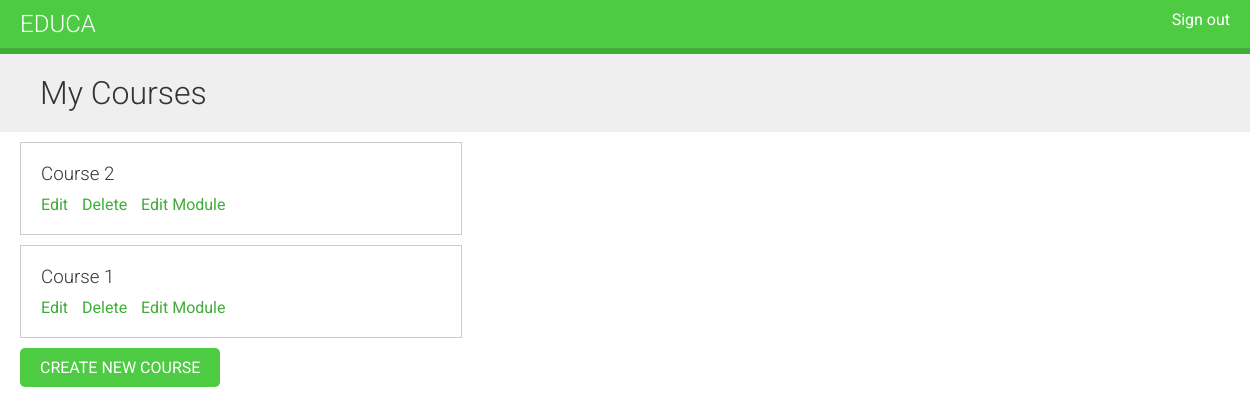
Before: /course/mine/ (signed in) with the older database file.
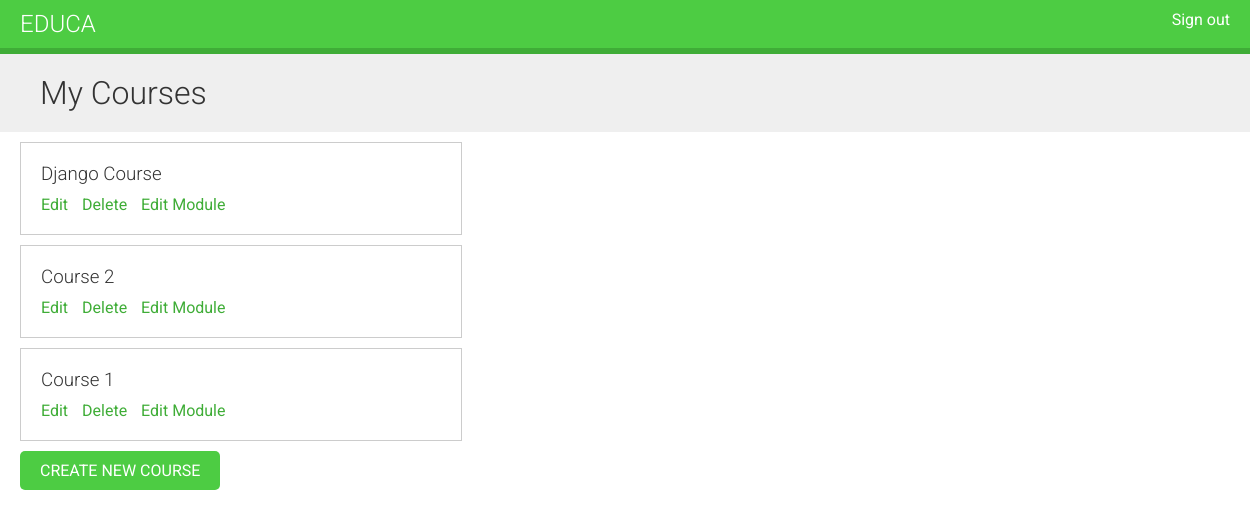
After: the same page with the newer database file.
### courses/models.py (models this page shows, shortened)
class Course(models.Model):
    owner = models.ForeignKey(
        User, related_name='courses_created', on_delete=models.CASCADE)
    subject = models.ForeignKey(
        Subject, related_name='courses', on_delete=models.CASCADE)
    title = models.CharField(max_length=200)
    slug = models.SlugField(max_length=200, unique=True)
    overview = models.TextField()
    created = models.DateTimeField(auto_now_add=True)
    class Meta:
        ordering = ['-created']

### courses/views.py (the view)
# urls.py: path('mine/', views.ManageCourseListView.as_view(), name='manage_course_list'),
class ManageCourseListView(OwnerCourseMixin, ListView):
    template_name = 'courses/manage/course/list.html'
    permission_required = 'courses.view_course'

### courses/views.py (called while the page is built)
    def get_queryset(self):
        qs = super().get_queryset()
        return qs.filter(owner = self.request.user)

### courses/templates/courses/manage/course/list.html (shortened to what this page needs)
{% extends "base.html" %}
{% block content %}
<h1>My Courses</h1>
<div class="module">
    {% for course in object_list %}
        <div class="course-info">
            <h3>{{course.title}}</h3>
            <p>
                <a href="{% url "course_update" course.id %}">Edit</a>
                <a href="{% url "course_delete" course.id %}">Delete</a>
                <a href="{% url "course_module_update" course.id %}">Edit Module</a>
            </p>
        </div>
        {% empty %}
        <p>You haven't created any courses yet</p>
    {% endfor %}
    <p>
        <a href="{% url "course_create" %}" class="button">Create new course</a>
    </p>
</div>
{% endblock content %}

### courses/templates/base.html (shortened to what this page needs)
{% load static %}
<!DOCTYPE html>
<html lang="en">
  <head>
    <link rel="stylesheet" href={% static 'css/base.css' %}>
  </head>
  <body>
    <div id="header">
      <a href="/" class="logo">Educa</a>
      <ul class="menu">
        {% if request.user.is_authenticated %}
        <li><a href="{% url 'logout' %}">Sign out</a></li>
        {% else %}
        <li><a href="{% url 'login' %}">Sign in</a></li>
        {% endif %}
      </ul>
    </div>
    <div id="content">{% block content %} {% endblock content %}</div>
  </body>
</html>

### static/css/base.css (style rules this page uses)
body { margin:0; font-family:'Roboto', sans-serif; font-weight:400; color:#333; }
a { color:#3fad37; text-decoration:none; }
ul { float:left; }
h1, h2, h3, h4, h5, h6 { font-family:'Roboto', sans-serif; font-weight:300; }
h1 { background:#efefef; width:100%; overflow:auto; padding:20px 0 20px 40px; margin:0; }
.module { padding:10px 20px; float:left; width:600px; }
.module h3 { margin:20px 0 0; padding:0; width:100%; }
.module p { margin:10px 0 20px; width:100%; float:left; }
#header { background:#4dcc43; overflow:auto; padding:10px 20px; border-bottom:6px solid #3fad37; }
#header .logo { text-decoration:none; font-family:'Roboto', sans-serif; font-weight:300; text-transform:uppercase; font-size:24px; color:#fff; float:left; }
#header a { color:#fff; }
#header .menu { list-style:none; float:right; margin:0; padding:0; }
input[type=submit], a.button { border-radius:5px; background:#4dcc43; color:#fff; font-size:16px; text-transform:uppercase; border:none; padding:10px 20px; margin:20px 0; }
.course-info { border:1px solid #ccc; padding:0 20px; margin-bottom:10px; width:400px; overflow:auto; }
.course-info a { margin-right:10px; }

Changed rows visible on the page:
added Course: title "Django Course"
